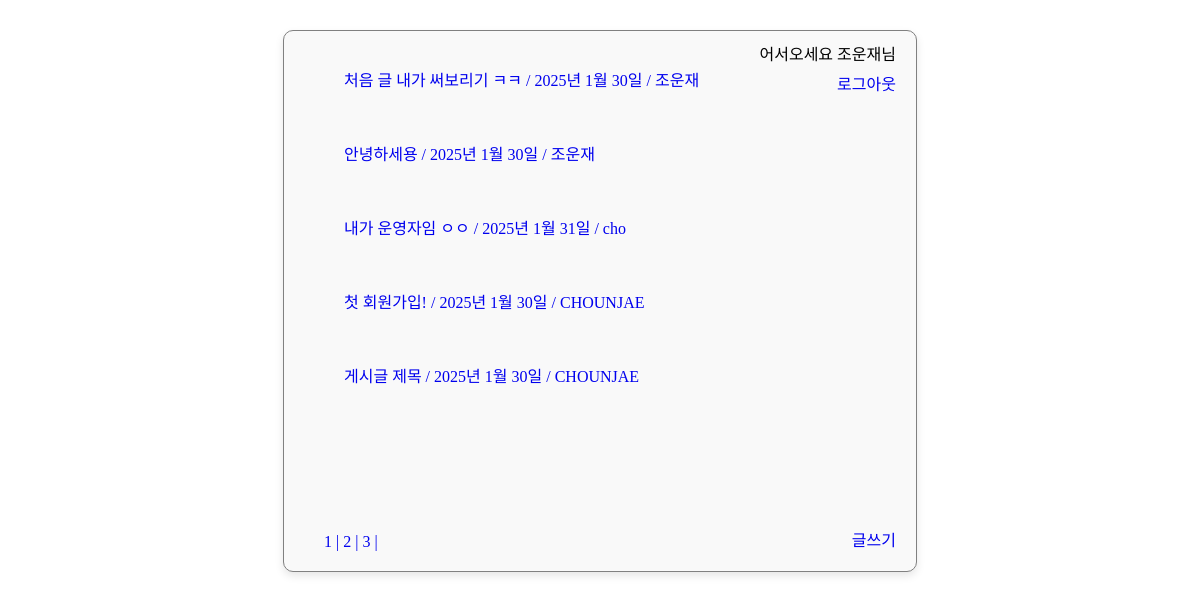
Screenshot of /CUJO/ (signed in) with the database file from the repository.
### CUJO/models.py (models this page shows, shortened)
class PostDash(models.Model) :
    title = models.CharField(max_length=50)
    user = models.ForeignKey(settings.AUTH_USER_MODEL, on_delete = models.CASCADE, default=0)
    date = models.DateField(auto_now=True)
    main = models.TextField()
    like = models.IntegerField(default=0)
    unlike = models.IntegerField(default=0)

class User(AbstractUser) :
    pass
    def __str__(self) :
        return self.username

### CUJO/views.py (the view)
# urls.py: path('', views.index,name='index'),
def index(request) :
    postdash = PostDash.objects.all().order_by('-like')
    pages = Paginator(postdash,5)
    page_number = request.GET.get("page")
    page_obj = pages.get_page(page_number)
    context = {"Dashboard": page_obj}
    return render(request,'CUJO/index.html', context)

### CUJO/templates/CUJO/index.html (shortened to what this page needs)
<!DOCTYPE html>
<html>
  <head>
  </head>
  <body>
    <div class="box">
      {%for board in Dashboard%}
      <ol>
        <a href="{% url 'CUJO:dashboard' board.id %}"
          >{{board.title}} / {{board.date}} / {{board.user}}</a
        >
      </ol>
      <br />
      {%endfor%} {% if user.is_authenticated %}
      <li class="login">어서오세요 {{user}}님</li>
      <li class="logout"><a href="{%url 'CUJO:logout' %}"> 로그아웃 </a></li>
      <li class="write"><a href="{%url 'CUJO:write' %}"> 글쓰기 </a></li>
      {%else%}
      <li class="login"><a href="{%url 'CUJO:login' %}"> 로그인 </a></li>
      <li class="logout">
        <a href="{%url 'CUJO:signup' %}"> 회원가입 </a>
      </li>
      <li class="write"><a href="{%url 'CUJO:login' %}"> 글쓰기 </a></li>
      {%endif%}
      <div class="pagination">
        <span class="step-links">
          {% for pageview in Dashboard.paginator.page_range %}
          <a href="?page={{pageview}}"> {{pageview}} |</a>
          {%endfor%}
        </span>
      </div>
    </div>
  </body>
</html>

### CUJO/templates/CUJO/index.html (style rules this page uses)
li { list-style: none; }
a { text-decoration: none; }
.box { position: relative; display: block; width: 50%; height: 500px; margin: 30px auto; border: solid gray 1px; padding: 20px; box-shadow: 0 4px 8px rgba(0, 0, 0, 0.1); background-color: #f9f9f9; border-radius: 10px; }
.login { position: absolute; right: 20px; top: 10px; }
.logout { position: absolute; right: 20px; top: 40px; }
.write { position: absolute; right: 20px; bottom: 20px; }
.pagination { position: absolute; bottom: 20px; left: 40px; }

### rows the page displays
PostDash: title "처음 글 내가 써보리기 ㅋㅋ", date "2025년 1월 30일", user "조운재"
PostDash: title "안녕하세용", date "2025년 1월 30일", user "조운재"
PostDash: title "내가 운영자임 ㅇㅇ", date "2025년 1월 31일", user "cho"
PostDash: title "첫 회원가입!", date "2025년 1월 30일", user "CHOUNJAE"
PostDash: title "게시글 제목", date "2025년 1월 30일", user "CHOUNJAE"
User: username "조운재"

### other values shown
{{ pageview }} "1" "2" "3"
